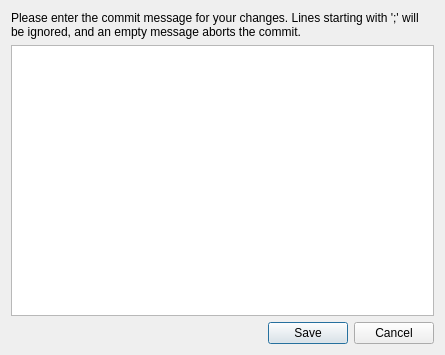
<?xml version="1.0" encoding="UTF-8"?>
<ui version="4.0">
 <class>PmrWorkspacesWindowCommit</class>
 <widget class="QDialog" name="PmrWorkspacesWindowCommit">
  <property name="geometry">
   <rect>
    <x>0</x>
    <y>0</y>
    <width>445</width>
    <height>355</height>
   </rect>
  </property>
  <property name="windowTitle">
   <string>Commit staged files</string>
  </property>
  <layout class="QVBoxLayout" name="verticalLayout">
   <item>
    <widget class="QLabel" name="label">
     <property name="text">
      <string>Please enter the commit message for your changes. Lines starting with ';' will be ignored, and an empty message aborts the commit.</string>
     </property>
     <property name="wordWrap">
      <bool>true</bool>
     </property>
     <property name="margin">
      <number>5</number>
     </property>
     <property name="indent">
      <number>0</number>
     </property>
    </widget>
   </item>
   <item>
    <widget class="QTextEdit" name="message"/>
   </item>
   <item>
    <widget class="QDialogButtonBox" name="cancel_save">
     <property name="orientation">
      <enum>Qt::Horizontal</enum>
     </property>
     <property name="standardButtons">
      <set>QDialogButtonBox::Cancel|QDialogButtonBox::Save</set>
     </property>
    </widget>
   </item>
  </layout>
 </widget>
 <resources/>
 <connections/>
</ui>
